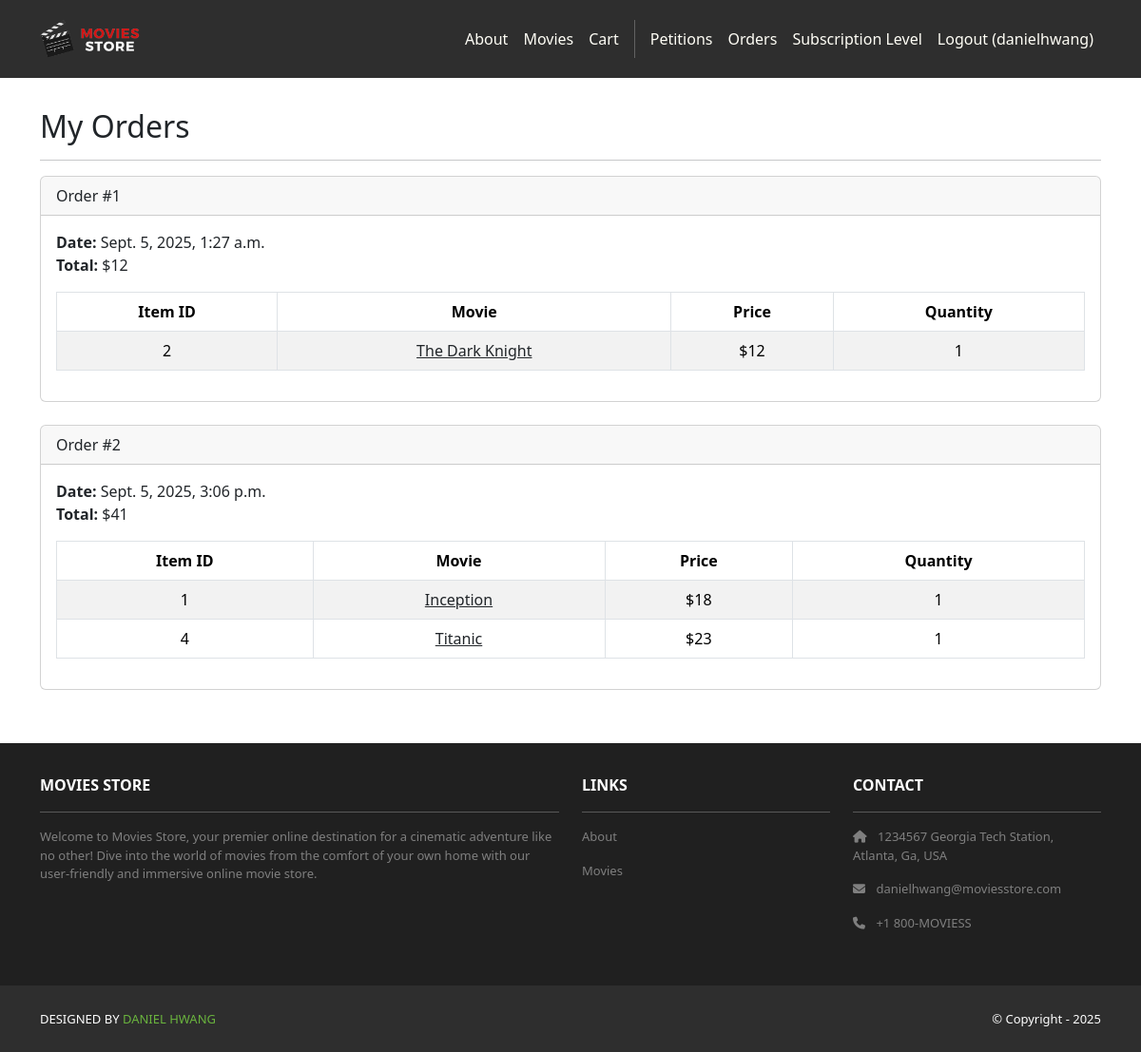
The app's page /accounts/order/ (signed in), older data.
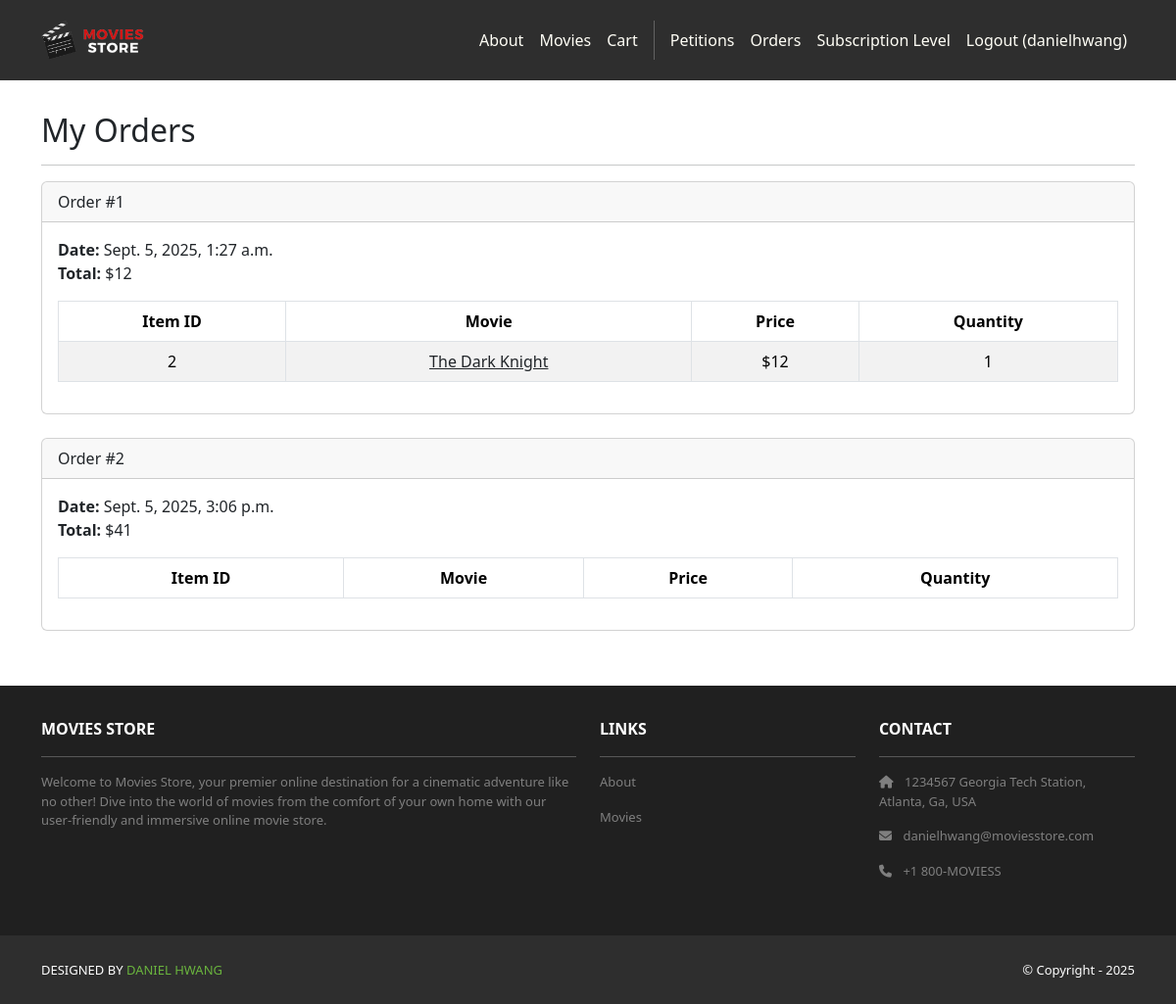
The same page, newer data.
### cart/models.py (models this page shows, shortened)
class Order(models.Model):
    id = models.AutoField(primary_key=True)
    total = models.IntegerField()
    total_price = models.DecimalField(max_digits=8, decimal_places=2, default=0)
    date = models.DateTimeField(auto_now_add=True)
    user = models.ForeignKey(User, on_delete=models.CASCADE)

class Item(models.Model):
    id = models.AutoField(primary_key=True)
    price = models.IntegerField()
    quantity = models.IntegerField()
    order = models.ForeignKey(Order,
    on_delete=models.CASCADE)
    movie = models.ForeignKey(Movie,
    on_delete=models.CASCADE)

### movies/models.py (models this page shows, shortened)
class Movie(models.Model):
    id = models.AutoField(primary_key=True)
    name = models.CharField(max_length=255)
    price = models.IntegerField()
    description = models.TextField()
    image = models.ImageField(upload_to='movie_images/')
    is_petitioned = models.BooleanField(default=False)

### accounts/views.py (the view)
# urls.py: path('order/', views.orders, name='accounts.orders'),
@login_required
def orders(request):
    template_data = {}
    template_data['title'] = 'Orders'
    template_data['orders'] = request.user.order_set.all()
    return render(request, 'accounts/orders.html', {'template_data': template_data})

### accounts/templates/accounts/orders.html
{% extends 'base.html' %}
{% block content %}
<div class="p-3">
    <div class="container">
        <div class="row mt-3">
            <div class="col mx-auto mb-3">
                <h2>My Orders</h2>
                <hr />
                {% for order in template_data.orders %}
                <div class="card mb-4">
                    <div class="card-header">Order #{{ order.id }}</div>
                    <div class="card-body">
                        <b>Date:</b> {{ order.date }}<br />
                        <b>Total:</b> ${{ order.total }}<br />
                        <table class="table table-bordered table-striped text-center mt-3">
                            <thead>
                                <tr>
                                <th scope="col">Item ID</th>
                                <th scope="col">Movie</th>
                                <th scope="col">Price</th>
                                <th scope="col">Quantity</th>
                                </tr>
                            </thead>
                            <tbody>
                                {% for item in order.item_set.all %}
                                <tr>
                                    <td>{{ item.movie.id }}</td>
                                    <td>
                                        <a class="link-dark" href="{% url 'movies.show' id=item.movie.id %}">{{ item.movie.name }}</a>
                                    </td>
                                    <td>${{ item.movie.price }}</td>
                                    <td>{{ item.quantity }}</td>
                                </tr>
                                {% endfor %}
                            </tbody>
                        </table>
                    </div>
                </div>
                {% endfor %}
            </div>
        </div>
    </div>
</div>
{% endblock content %}

Row changes from the older to the newer data that the page shows:
removed Item: movie.id "1", movie.name "Inception", movie.price "18", quantity "1", shown under Order "Sept. 5, 2025, 3:06 p.m."
removed Item: movie.id "4", movie.name "Titanic", movie.price "23", quantity "1", shown under Order "Sept. 5, 2025, 3:06 p.m."
